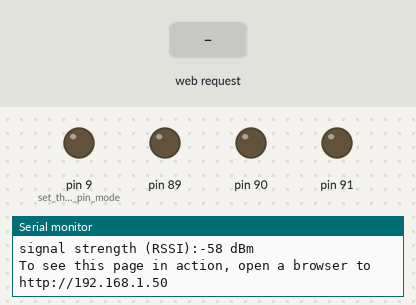
A sketch run on a simulated Arduino Uno WiFi Rev2. Parts: output pins drawn as LEDs (lit = HIGH), the last lines printed to the serial monitor. The test bench sets the inputs (shaded band). WiFi joins after 1.5 s; servers stay silent unless stated; not simulated (calls return 0 or success): arduino_secrets.h.

Above: at 12.7 s.
12.8 s: HTTP request GET /R received
At 13.2 s:
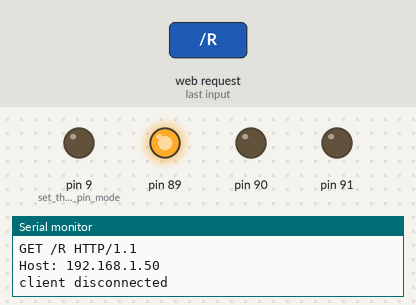
14.3 s: HTTP request GET /G received
At 15.5 s:
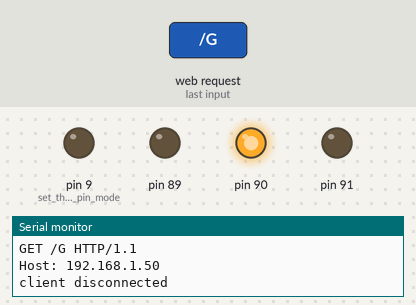
15.8 s: HTTP request GET /B received
At 16.7 s:
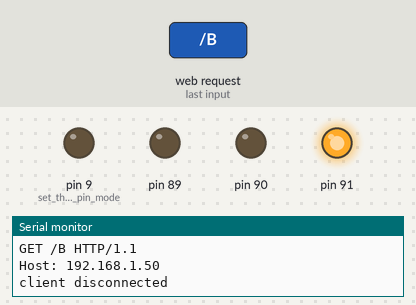
Timing chart, 0 to 18.8 s (numbered marks = the images above; inputs shaded):
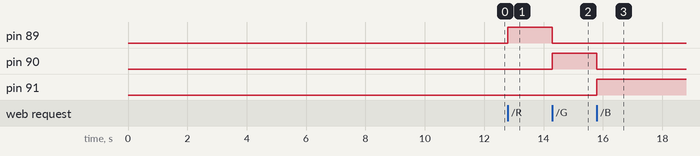

The sketch:

webledrgb_mkr1010.ino
```cpp
/*
  WiFi Web Server LED Blink

 A simple web server that lets you blink an LED via the web.
 This sketch will print the IP address of your WiFi module (once connected)
 to the Serial Monitor. From there, you can open that address in a web browser
 to turn on and off the LED on pin 9.

 If the IP address of your board is yourAddress:
 http://yourAddress/H turns the LED on
 http://yourAddress/L turns it off

 This example is written for a network using WPA encryption. For
 WEP or WPA, change the WiFi.begin() call accordingly.

 Circuit:
 * Board with NINA module (Arduino MKR WiFi 1010, MKR VIDOR 4000 and Uno WiFi Rev.2)
 * LED attached to pin 9

 created 25 Nov 2012
 by Tom Igoe
 */
#include <SPI.h>
#include <WiFiNINA.h>
#include <utility/wifi_drv.h>

#include "arduino_secrets.h"
///////please enter your sensitive data in the Secret tab/arduino_secrets.h
char ssid[] = SECRET_SSID;        // your network SSID (name)
char pass[] = SECRET_PASS;    // your network password (use for WPA, or use as key for WEP)
int keyIndex = 0;                 // your network key index number (needed only for WEP)

int status = WL_IDLE_STATUS;
WiFiServer server(80);

void setup() {
  Serial.begin(9600);      // initialize serial communication
  pinMode(9, OUTPUT);      // set the LED pin mode

  WiFiDrv::pinMode(25, OUTPUT); //define GREEN LED
  WiFiDrv::pinMode(26, OUTPUT); //define RED LED
  WiFiDrv::pinMode(27, OUTPUT); //define BLUE LED

  // check for the WiFi module:
  if (WiFi.status() == WL_NO_MODULE) {
    Serial.println("Communication with WiFi module failed!");
    // don't continue
    while (true);
  }

  String fv = WiFi.firmwareVersion();
  if (fv < WIFI_FIRMWARE_LATEST_VERSION) {
    Serial.println("Please upgrade the firmware");
  }

  // attempt to connect to WiFi network:
  while (status != WL_CONNECTED) {
    Serial.print("Attempting to connect to Network named: ");
    Serial.println(ssid);                   // print the network name (SSID);

    // Connect to WPA/WPA2 network. Change this line if using open or WEP network:
    status = WiFi.begin(ssid, pass);
    // wait 10 seconds for connection:
    delay(10000);
  }
  server.begin();                           // start the web server on port 80
  printWifiStatus();                        // you're connected now, so print out the status
}


void loop() {
  WiFiClient client = server.available();   // listen for incoming clients

  if (client) {                             // if you get a client,
    Serial.println("new client");           // print a message out the serial port
    String currentLine = "";                // make a String to hold incoming data from the client
    while (client.connected()) {            // loop while the client's connected
      if (client.available()) {             // if there's bytes to read from the client,
        char c = client.read();             // read a byte, then
        Serial.write(c);                    // print it out to the serial monitor
        if (c == '\n') {                    // if the byte is a newline character

          // if the current line is blank, you got two newline characters in a row.
          // that's the end of the client HTTP request, so send a response:
          if (currentLine.length() == 0) {
            // HTTP headers always start with a response code (e.g. HTTP/1.1 200 OK)
            // and a content-type so the client knows what's coming, then a blank line:
            client.println("HTTP/1.1 200 OK");
            client.println("Content-type:text/html");
            client.println();

            // the content of the HTTP response follows the header:
            client.print("Click <a href=\"/H\">here</a> turn the LED on pin 9 on<br>");
            client.print("Click <a href=\"/L\">here</a> turn the LED on pin 9 off<br>");
            client.print("Click <a href=\"/R\">here</a> turn the RGB LED red <br>");
            client.print("Click <a href=\"/G\">here</a> turn the RGB LED green<br>");
            client.print("Click <a href=\"/B\">here</a> turn the RGB LED blue<br>");
            client.print("Click <a href=\"/O\">here</a> turn the RGB LED off<br>");

            // The HTTP response ends with another blank line:
            client.println();
            // break out of the while loop:
            break;
          } else {    // if you got a newline, then clear currentLine:
            currentLine = "";
          }
        } else if (c != '\r') {  // if you got anything else but a carriage return character,
          currentLine += c;      // add it to the end of the currentLine
        }

        // Check to see if the client request was "GET /H" or "GET /L":
        if (currentLine.endsWith("GET /H")) {
          digitalWrite(LED_BUILTIN, HIGH);               // GET /H turns the LED on
        }
        if (currentLine.endsWith("GET /L")) {
          digitalWrite(LED_BUILTIN, LOW);                // GET /L turns the LED off
        }
        if (currentLine.endsWith("GET /R")) {
          red();
        }
        if (currentLine.endsWith("GET /G")) {
          green();
        }
        if (currentLine.endsWith("GET /B")) {
          blue();
        }
        if (currentLine.endsWith("GET /O")) {
          off();
        }        }
    }
    // close the connection:
    client.stop();
    Serial.println("client disconnected");
  }
}

void printWifiStatus() {
  // print the SSID of the network you're attached to:
  Serial.print("SSID: ");
  Serial.println(WiFi.SSID());

  // print your board's IP address:
  IPAddress ip = WiFi.localIP();
  Serial.print("IP Address: ");
  Serial.println(ip);

  // print the received signal strength:
  long rssi = WiFi.RSSI();
  Serial.print("signal strength (RSSI):");
  Serial.print(rssi);
  Serial.println(" dBm");
  // print where to go in a browser:
  Serial.print("To see this page in action, open a browser to http://");
  Serial.println(ip);
}

void red(){
  WiFiDrv::analogWrite(25, 255);
  WiFiDrv::analogWrite(26, 0);
  WiFiDrv::analogWrite(27, 0);
}
void green(){
  WiFiDrv::analogWrite(25, 0);
  WiFiDrv::analogWrite(26, 255);
  WiFiDrv::analogWrite(27, 0);
}
void blue(){
  WiFiDrv::analogWrite(25, 0);
  WiFiDrv::analogWrite(26, 0);
  WiFiDrv::analogWrite(27, 255);
}
void off(){
  WiFiDrv::analogWrite(25, 0);
  WiFiDrv::analogWrite(26, 0);
  WiFiDrv::analogWrite(27, 0);
}
```

Measured:
- after the input at 12.8 s, pin 89: LOW → HIGH at once
- after the input at 14.3 s, pin 89: HIGH → LOW at once; pin 90: LOW → HIGH at once
- after the input at 15.8 s, pin 90: HIGH → LOW at once; pin 91: LOW → HIGH at once
